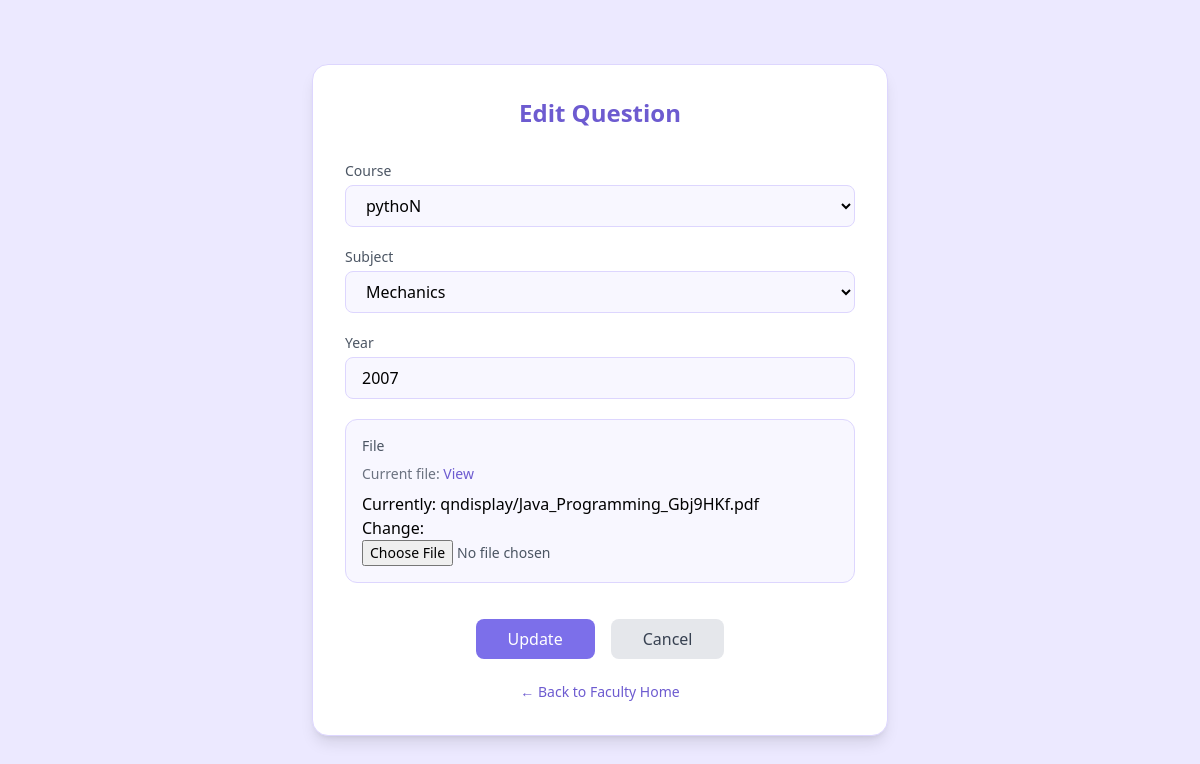
Before: /question/edit/1/ with the older database file.
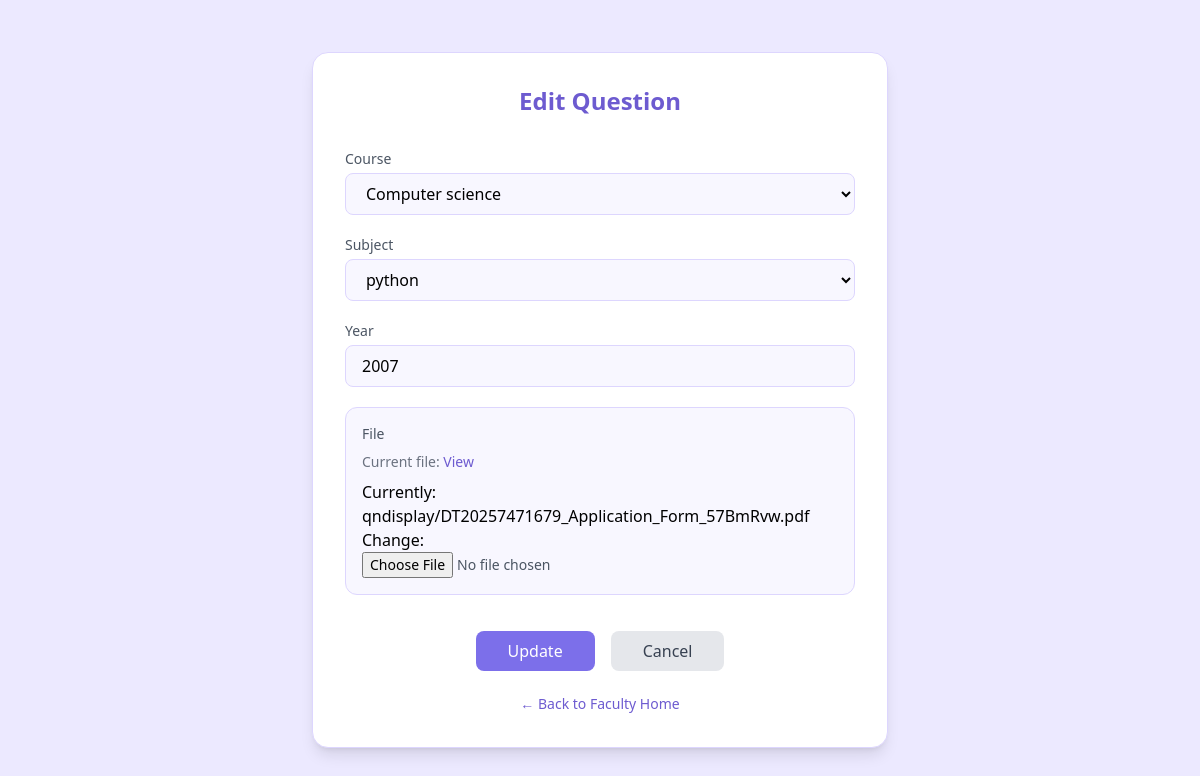
After: the same page with the newer database file.
### Common/models.py (models this page shows, shortened)
class Course(models.Model):
    department = models.ForeignKey(
        Department,
        on_delete=models.CASCADE,
        related_name="COURSES"
    )
    course_name = models.CharField(max_length=30, unique=True)
    def __str__(self):
        return self.course_name

class QuestionBank(models.Model):
    course_name = models.ForeignKey(
        Course,
        on_delete=models.PROTECT,
        related_name="QUESTION_BANK"
    )
    file= models.FileField(upload_to="qndisplay/")
    year = models.IntegerField()
    subject = models.ForeignKey(
        Subject,
        on_delete=models.PROTECT,
        related_name = "QUESTION_BANK"
    )

### Faculty/views.py (the view)
# urls.py: path('question/edit/<int:pk>/',views.question_edit,name='question_edit'),
def question_edit(request, pk):
    question = get_object_or_404(QuestionBank, id=pk)
    if request.method == "POST":
        form = QuestionBankForm(request.POST, request.FILES, instance=question)
        if form.is_valid():
            form.save()
            return redirect('questionbank_list')
    else:
        form = QuestionBankForm(instance=question)
    return render(request, 'faculty/question_edit.html', {
        'form': form,
        'question': question
    })

### Common/forms.py
class QuestionBankForm(forms.ModelForm):
    class Meta:
        model = QuestionBank
        fields = '__all__'
        widgets = {
            'course_name': forms.Select(attrs={
                'class': 'form-control'
            }),
            'file': forms.ClearableFileInput(attrs={
                'class': 'form-control'
            }),
            'year': forms.NumberInput(attrs={
                'class': 'form-control',
                'placeholder': 'Enter Year'
            }),
            'subject': forms.Select(attrs={
                'class': 'form-control'
            }),
        }

### Common/models.py (called while the page is built)
    def __str__(self):
        return self.subject_name

### Faculty/Templates/faculty/question_edit.html (shortened to what this page needs)
{% load widget_tweaks %}
<!DOCTYPE html>
<html lang="en">
<head>
    <script src="https://cdn.tailwindcss.com"></script>
</head>
<body class="min-h-screen flex items-center justify-center"
      style="background-color:#ECE9FF;">
<div class="w-full max-w-xl bg-white rounded-2xl shadow-lg p-8 border border-[#DDD6FE]">
    <h2 class="text-2xl font-semibold text-center mb-8"
        style="color:#6D5BD0;">
        Edit Question
    </h2>
    <form method="POST" enctype="multipart/form-data" class="space-y-5">
        <div>
            <label class="block text-sm mb-1 text-gray-600">Course</label>
            {{ form.course_name|add_class:"w-full px-4 py-2 rounded-lg border border-[#DDD6FE] bg-[#F8F7FF] focus:outline-none focus:ring-2 focus:ring-[#C4B5FD]" }}
        </div>
        <div>
            <label class="block text-sm mb-1 text-gray-600">Subject</label>
            {{ form.subject|add_class:"w-full px-4 py-2 rounded-lg border border-[#DDD6FE] bg-[#F8F7FF] focus:outline-none focus:ring-2 focus:ring-[#C4B5FD]" }}
        </div>
        <div>
            <label class="block text-sm mb-1 text-gray-600">Year</label>
            {{ form.year|add_class:"w-full px-4 py-2 rounded-lg border border-[#DDD6FE] bg-[#F8F7FF] focus:outline-none focus:ring-2 focus:ring-[#C4B5FD]" }}
        </div>
        <div class="bg-[#F8F7FF] border border-[#DDD6FE] rounded-xl p-4">
            <label class="block text-sm mb-2 text-gray-600">File</label>
            {% if question.file %}
                <p class="text-sm text-gray-500 mb-2">
                    Current file:
                    <a href="{{ question.file.url }}" target="_blank"
                       class="text-[#6D5BD0] hover:underline font-medium">
                        View
                    </a>
                </p>
            {% endif %}
            {{ form.file|add_class:"w-full text-sm text-gray-600" }}
        </div>
        <div class="flex justify-center gap-4 pt-4">
            <button type="submit"
                class="px-8 py-2 rounded-lg text-white font-medium"
                style="background-color:#7C6FEA;">
                Update
            </button>
            <a href="{% url 'questionbank_list' %}"
               class="px-8 py-2 rounded-lg font-medium text-gray-700"
               style="background-color:#E5E7EB;">
                Cancel
            </a>
        </div>
        <div class="text-center mt-6">
    <a href="{% url 'faculty_home' %}"
       class="text-sm font-medium text-[#6D5BD0] hover:underline">
        ← Back to Faculty Home
    </a>
</div>
    </form>
</div>
</body>
</html>

Changed rows visible on the page:
changed Course: course_name "pythoN" → "Computer science"
changed QuestionBank: subject "Mechanics" → "python"
Other visible differences:
text no longer shown: "Currently: qndisplay/Java_Programming_Gbj9HKf.pdf Change:"
text now shown: "Currently: qndisplay/DT20257471679_Application_Form_57BmRvw.pdf Change:"
